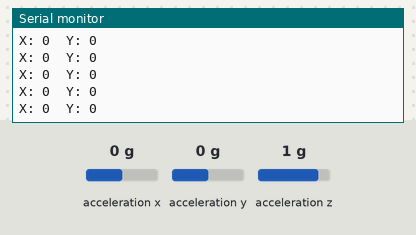
Bench run of a sketch on a simulated Arduino Uno, built with avr-gcc and run on an emulated ATmega328P. Parts: the last lines printed to the serial monitor. The test bench sets the inputs (shaded band); at power-on: acceleration x 0 g, acceleration y 0 g, acceleration z 1 g. No radio packets arrive unless stated.

Above: at 1.2 s.
1.3 s: acceleration x set to -1.4 g
At 1.35 s:
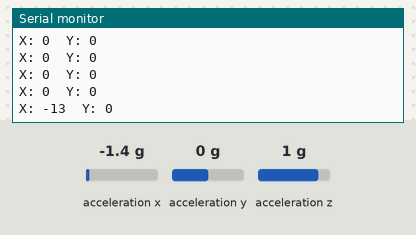
2.8 s: acceleration y set to -1.4 g
At 2.89 s:
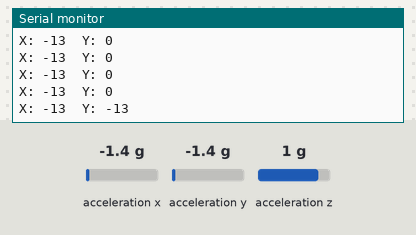
4.3 s: acceleration x set to -0.8 g
At 4.34 s:
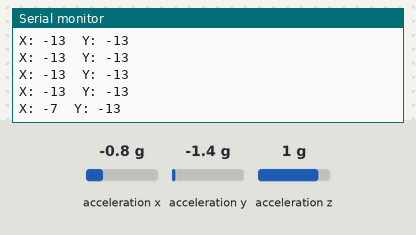
Timing chart, 0 to 7.3 s (numbered marks = the images above; inputs shaded):
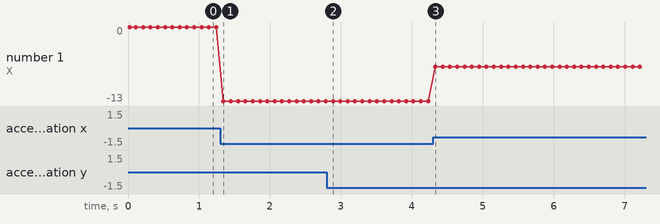

The sketch:

gesture_transmitter.ino
```cpp
#include <SPI.h>
#include <nRF24L01.h>
#include <RF24.h>
#include <Wire.h>
#include <Adafruit_Sensor.h>
#include <Adafruit_ADXL345_U.h>

// NRF24 pins: CE, CSN
RF24 radio(9, 10);

// Address (same receiver me bhi use hogi)
const byte address[6] = "00001";

// ADXL345 object
Adafruit_ADXL345_Unified accel = Adafruit_ADXL345_Unified(123);

// Data structure to send
struct DataPacket {
  int x;
  int y;
};

DataPacket data;

void setup() {
  Serial.begin(9600);

  // Initialize ADXL345
  if (!accel.begin()) {
    Serial.println("ADXL345 not detected");
    while (1);
  }

  accel.setRange(ADXL345_RANGE_2_G);

  // Initialize NRF24
  radio.begin();
  radio.openWritingPipe(address);
  radio.setPALevel(RF24_PA_LOW);
  radio.stopListening();

  Serial.println("Transmitter Ready");
}

void loop() {
  sensors_event_t event;
  accel.getEvent(&event);

  data.x = event.acceleration.x;
  data.y = event.acceleration.y;

  radio.write(&data, sizeof(data));

  Serial.print("X: ");
  Serial.print(data.x);
  Serial.print("  Y: ");
  Serial.println(data.y);

  delay(100);
}
```

Measured:
- after the input at 1.3 s, the serial monitor: prints a new line after 0.05 s (image 1)
- after the input at 2.8 s, the serial monitor: prints a new line after 0.09 s (image 2)
- after the input at 4.3 s, the serial monitor: prints a new line at once (image 3)
- plotted number 1: 0 → -13 after the input at 1.3 s, -13 → -7 after the input at 4.3 s
